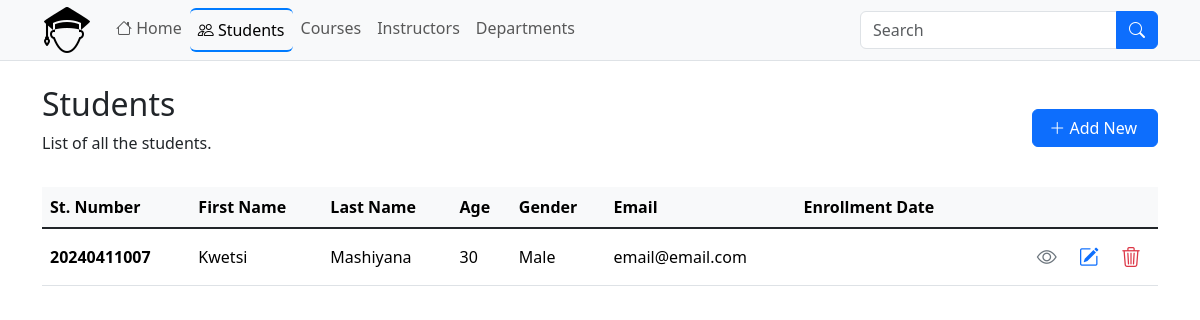
Before: /students.php with the older database file.
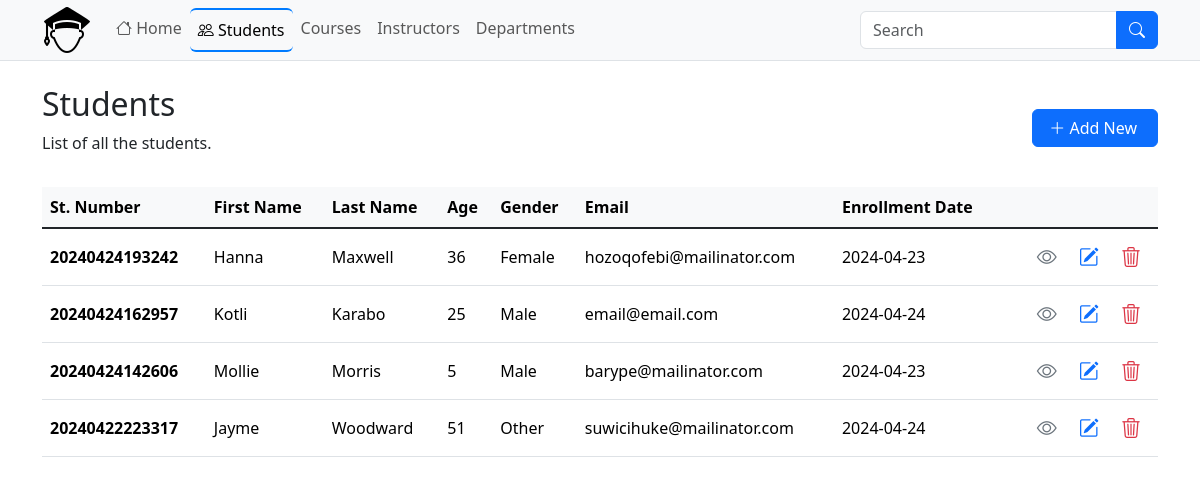
After: the same page with the newer database file.
### tables this page shows
CREATE TABLE `students` (
  `student_number` bigint(20) NOT NULL,
  `first_name` varchar(256) DEFAULT NULL,
  `last_name` varchar(256) DEFAULT NULL,
  `age` tinyint(4) DEFAULT NULL,
  `gender` varchar(10) DEFAULT NULL,
  `email` varchar(100) DEFAULT NULL,
  `enrollment_date` date NOT NULL,
  `created_at` timestamp NOT NULL DEFAULT current_timestamp(),
  `updated_at` timestamp NOT NULL DEFAULT current_timestamp() ON UPDATE current_timestamp()
);

### classes/Db.php (called while the page is built, shortened)
<?php
class DB
{
    private $hostName = 'localhost';
    private $dbUser = 'root';
    private $dbPass = '';
    private $dbName = 'student_management_system';
    private $options = [];
    protected $conn;
    public function __construct()
    {
        if (!isset($this->conn)) {
            try {
                $this->conn = new PDO("mysql:host=" . $this->hostName . "; dbname=" . $this->dbName, $this->dbUser, $this->dbPass, $this->options);
            } catch (PDOException $e) {
                die($e->getMessage());
            }
        }
        return $this->conn;
    }
}

### classes/Student.php (called while the page is built, shortened)
<?php
include_once 'Db.php';
class Student extends DB
{
    public function getStudents()
    {
        try {
            $stmt = $this->conn->prepare(
                "SELECT s.student_number, s.first_name, s.last_name, s.age, s.gender, s.email, s.enrollment_date
                FROM Students s
                LEFT JOIN enrollments e
                ON s.student_number = e.student_number
                GROUP BY s.student_number
                ORDER BY s.student_number DESC"
            );
            $stmt->execute();
            return $stmt->fetchAll(PDO::FETCH_ASSOC);
        } catch (PDOException $e) {
            $this->output = $e->getMessage();
            return $this->output;
        }
    }
}

### students.php (the view, shortened to what this page needs)
<?php
include_once './classes/Student.php';
$students = new Student();
?>
<?php include './includes/header.php'; ?>
<div class="container">
    <div class="row">
        <div class="col-12">
            <div class="d-flex align-items-center justify-content-between mt-4 mb-3">
                <div>
                    <h2>Students</h2>
                    <p>
                        List of all the students.
                    </p>
                </div>
                <div>
                    <a href="add-student.php" class="btn btn-primary custom">
                        <i class="bi bi-plus-lg"></i> Add New
                    </a>
                </div>
            </div>
            <div>
                <table class="table table-hover">
                    <thead>
                        <tr class="table-light">
                            <th scope="col">St. Number</th>
                            <th scope="col">First Name</th>
                            <th scope="col">Last Name</th>
                            <th scope="col">Age</th>
                            <th scope="col">Gender</th>
                            <th scope="col">Email</th>
                            <th scope="col">Enrollment Date</th>
                            <th scope="col"></th>
                        </tr>
                    </thead>
                    <tbody class="table-group-divider">
                        <?php if (!empty($students->getStudents())) : ?>
                            <?php foreach ($students->getStudents() as $student) : ?>
                                <tr>
                                    <th class="align-middle" scope="row"><?= $student['student_number'] ?></th>
                                    <td class="align-middle"><?= $student['first_name'] ?></td>
                                    <td class="align-middle"><?= $student['last_name'] ?></td>
                                    <td class="align-middle"><?= $student['age'] ?></td>
                                    <td class="align-middle"><?= $student['gender'] ?></td>
                                    <td class="align-middle"><?= $student['email'] ?></td>
                                    <td class="align-middle text-nowrap"><?= $student['enrollment_date'] ?></td>
                                    <td class="text-end align-middle text-nowrap">
                                        <a href="view-student.php?studentId=<?= $student['student_number'] ?>" title="Student Marks" class="btn btn-transparent btn-sm text-secondary">
                                            <i class="bi bi-eye fs-5"></i>
                                        </a>
                                        <a href="update-student.php?studentId=<?= $student['student_number'] ?>" title="Edit Student" class="btn btn-transparent btn-sm text-primary">
                                            <i class="bi bi-pencil-square fs-5"></i>
                                        </a>
                                        <a href="delete-student.php?studentId=<?= $student['student_number'] ?>" title="Delete Student" class="btn btn-transparent btn-sm text-danger">
                                            <i class="bi bi-trash3 fs-5"></i>
                                        </a>
                                    </td>
                                </tr>
                            <?php endforeach; ?>
                        <?php else : ?>
                            <tr>
                                <td colspan="9" class="text-center">There are no students in the database.</td>
                            </tr>
                        <?php endif; ?>
                    </tbody>
                </table>
            </div>
        </div>
    </div>
</div>
<?php include './includes/footer.php'; ?>

Changed rows visible on the page:
removed students: student_number "20240411007", first_name "Kwetsi", last_name "Mashiyana", age "30", gender "Male", email "email@email.com"
added students: student_number "20240424193242", first_name "Hanna", last_name "Maxwell", age "36", gender "Female", email "hozoqofebi@mailinator.com", enrollment_date "2024-04-23"
added students: student_number "20240424162957", first_name "Kotli", last_name "Karabo", age "25", gender "Male", email "email@email.com", enrollment_date "2024-04-24"
added students: student_number "20240424142606", first_name "Mollie", last_name "Morris", age "5", gender "Male", email "barype@mailinator.com", enrollment_date "2024-04-23"
added students: student_number "20240422223317", first_name "Jayme", last_name "Woodward", age "51", gender "Other", email "suwicihuke@mailinator.com", enrollment_date "2024-04-24"
